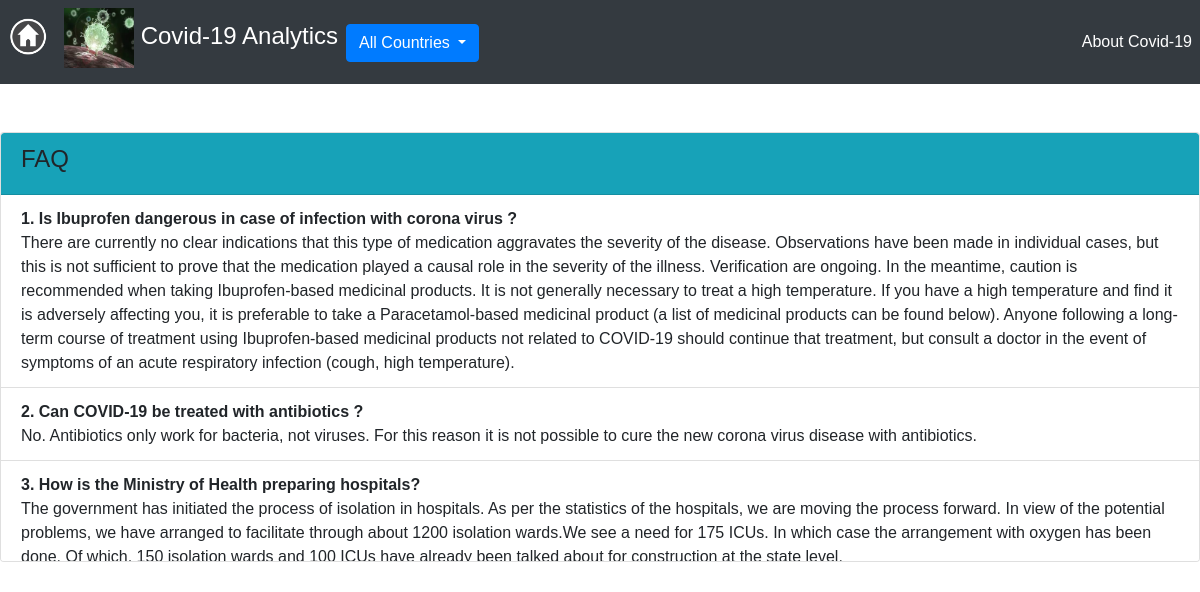
Page /faq on the committed database.
### tables this page shows
CREATE TABLE covid6 (
	question TEXT, 
	answer TEXT
);

### main.py (the view)
@app.route("/faq")
def FAQs():
    query = "select * from covid6"
    df=pd.read_sql(query, con)
    return render_template("faq.html", data=df, handler=request)

### templates/faq.html (shortened to what this page needs)
<!DOCTYPE html>
<html lang="en" dir="ltr">
  <head>
  </head>
<body>
  {% extends "template.html" %}
  {% block content %}
<div class="card mt-5 scroll_card">
  <div class="card-header bg-info">
    <h4>FAQ</h4>
  </div>
  <ul class="list-group list-group-flush">
    {% for key, value in data.iterrows() %}
    <li  class="list-group-item"><b>{{key + 1}}. {{value['question']}}</b><br>{{ value['answer']}}</li>
    {% endfor %}
  </ul>
</div>
  {% endblock %}

### templates/template.html (shortened to what this page needs)
<!DOCTYPE html>
<html lang="en" dir="ltr">
  <head>
      <link rel="stylesheet" href="https://maxcdn.bootstrapcdn.com/bootstrap/4.0.0/css/bootstrap.min.css">
      <link rel="stylesheet" href="{{ url_for('static', filename='css/template.css') }}">
  </head>
  <body>
    <nav class="navbar navbar-dark bg-dark p-0">
      <div class="d-flex flex-row">
        <div class="p-2 mt-2"> <a href="{{ url_for('home') }}"><img src="static/images/icon.png" width="40" height="40" ></a></div>
        <div class="p-2">
          <h4><img src="static/images/logo1.jpg" height="60" width="70">
          Covid-19 Analytics
          </h4>
        </div>
       <div class="dropdown">
        <button class="btn btn-primary dropdown-toggle" type="button" id="dropdownMenuButton" data-toggle="dropdown" aria-haspopup="true" aria-expanded="false">
         {{ handler.args.get('country', 'All Countries') }}
        </button>
      </div>
      </div>
     <div class="d-flex flex-row-reverse">
        <div class="p-2" id="about"><a href='/details'>About Covid-19</a></div>
      </div>
    </nav>
    {% block content %}
    {% endblock %}
  </body>
</html>

### static/css/template.css (style rules this page uses)
body { font-family: 'Montserrat', sans-serif; }
.navbar { color: white; }
#about a { color: white; }
.dropdown { padding-top: 5%; }
.scroll_card { max-height: 430px; overflow-y: auto; }

### rows in the picture
covid6: question "Is Ibuprofen dangerous in case of infection with corona virus ?", answer "There are currently no clear indications that this type of medication aggravates the severity of the disease. Observations have been made in individual cases, but this is not sufficient to prove that the medication played a causal role in the severity of the illness. Verification are ongoing. In the meantime, caution is recommended when taking Ibuprofen-based medicinal products. It is not generally necessary to treat a high temperature. If you have a high temperature and find it is adversely affecting you, it is preferable to take a Paracetamol-based medicinal product (a list of medicinal products can be found below). Anyone following a long-term course of treatment using Ibuprofen-based…"
covid6: question "Can COVID-19 be treated with antibiotics ?", answer "No. Antibiotics only work for bacteria, not viruses. For this reason it is not possible to cure the new corona virus disease with antibiotics."
covid6: question "How is the Ministry of Health preparing hospitals?", answer "The government has initiated the process of isolation in hospitals. As per the statistics of the hospitals, we are moving the process forward. In view of the potential problems, we have arranged to facilitate through about 1200 isolation wards.We see a need for 175 ICUs. In which case the arrangement with oxygen has been done. Of which, 150 isolation wards and 100 ICUs have already been talked about for construction at the state level."

### other values in the picture
{{ handler.args.get('country', 'All Countries') }} "All Countries"
{{ key + 1 }} "1" "2" "3"
